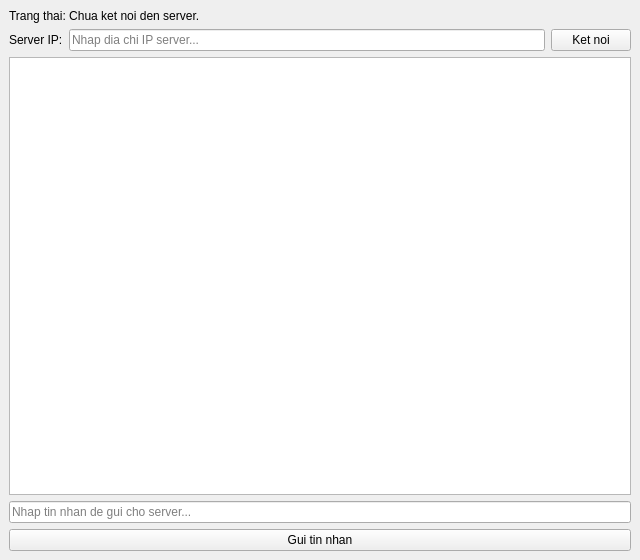
<?xml version="1.0" encoding="UTF-8"?>
<ui version="4.0">
 <class>MainWindow</class>
 <widget class="QMainWindow" name="MainWindow">
  <property name="geometry">
   <rect>
    <x>0</x>
    <y>0</y>
    <width>640</width>
    <height>560</height>
   </rect>
  </property>
  <property name="windowTitle">
   <string>TCP Chat Client</string>
  </property>
  <widget class="QWidget" name="centralwidget">
   <layout class="QVBoxLayout" name="verticalLayout">
    <item>
     <widget class="QLabel" name="lblStatus">
      <property name="text">
       <string>Trang thai: Chua ket noi den server.</string>
      </property>
     </widget>
    </item>
    <item>
     <layout class="QHBoxLayout" name="horizontalLayout">
      <item>
       <widget class="QLabel" name="lblServerHost">
        <property name="text">
         <string>Server IP:</string>
        </property>
       </widget>
      </item>
      <item>
       <widget class="QLineEdit" name="txtServerHost">
        <property name="placeholderText">
         <string>Nhap dia chi IP server...</string>
        </property>
       </widget>
      </item>
      <item>
       <widget class="QPushButton" name="btnConnect">
        <property name="text">
         <string>Ket noi</string>
        </property>
       </widget>
      </item>
     </layout>
    </item>
    <item>
     <widget class="QTextEdit" name="txtMessages">
      <property name="readOnly">
       <bool>true</bool>
      </property>
     </widget>
    </item>
    <item>
     <widget class="QLineEdit" name="txtMessage">
      <property name="placeholderText">
       <string>Nhap tin nhan de gui cho server...</string>
      </property>
     </widget>
    </item>
    <item>
     <widget class="QPushButton" name="btnSend">
      <property name="text">
       <string>Gui tin nhan</string>
      </property>
     </widget>
    </item>
   </layout>
  </widget>
 </widget>
 <resources/>
 <connections/>
</ui>
